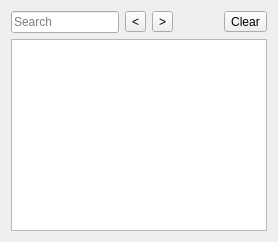
      <widget class="QWidget" name="page_30">
       <layout class="QGridLayout" name="gridLayout_24">
        <item row="0" column="0">
         <layout class="QHBoxLayout" name="horizontalLayout_9">
          <item>
           <widget class="QLineEdit" name="leFindPteLog">
            <property name="placeholderText">
             <string>Search</string>
            </property>
            <property name="clearButtonEnabled">
             <bool>true</bool>
            </property>
           </widget>
          </item>
          <item>
           <widget class="QToolButton" name="toolButton">
            <property name="text">
             <string>&lt;</string>
            </property>
           </widget>
          </item>
          <item>
           <widget class="QToolButton" name="toolButton_2">
            <property name="text">
             <string>&gt;</string>
            </property>
           </widget>
          </item>
          <item>
           <spacer name="horizontalSpacer_9">
            <property name="orientation">
             <enum>Qt::Horizontal</enum>
            </property>
            <property name="sizeHint" stdset="0">
             <size>
              <width>40</width>
              <height>20</height>
             </size>
            </property>
           </spacer>
          </item>
          <item>
           <widget class="QToolButton" name="toolButton_3">
            <property name="text">
             <string>Clear</string>
            </property>
           </widget>
          </item>
         </layout>
        </item>
        <item row="1" column="0">
         <widget class="QPlainTextEdit" name="plainTextEdit"/>
        </item>
       </layout>
      </widget>
